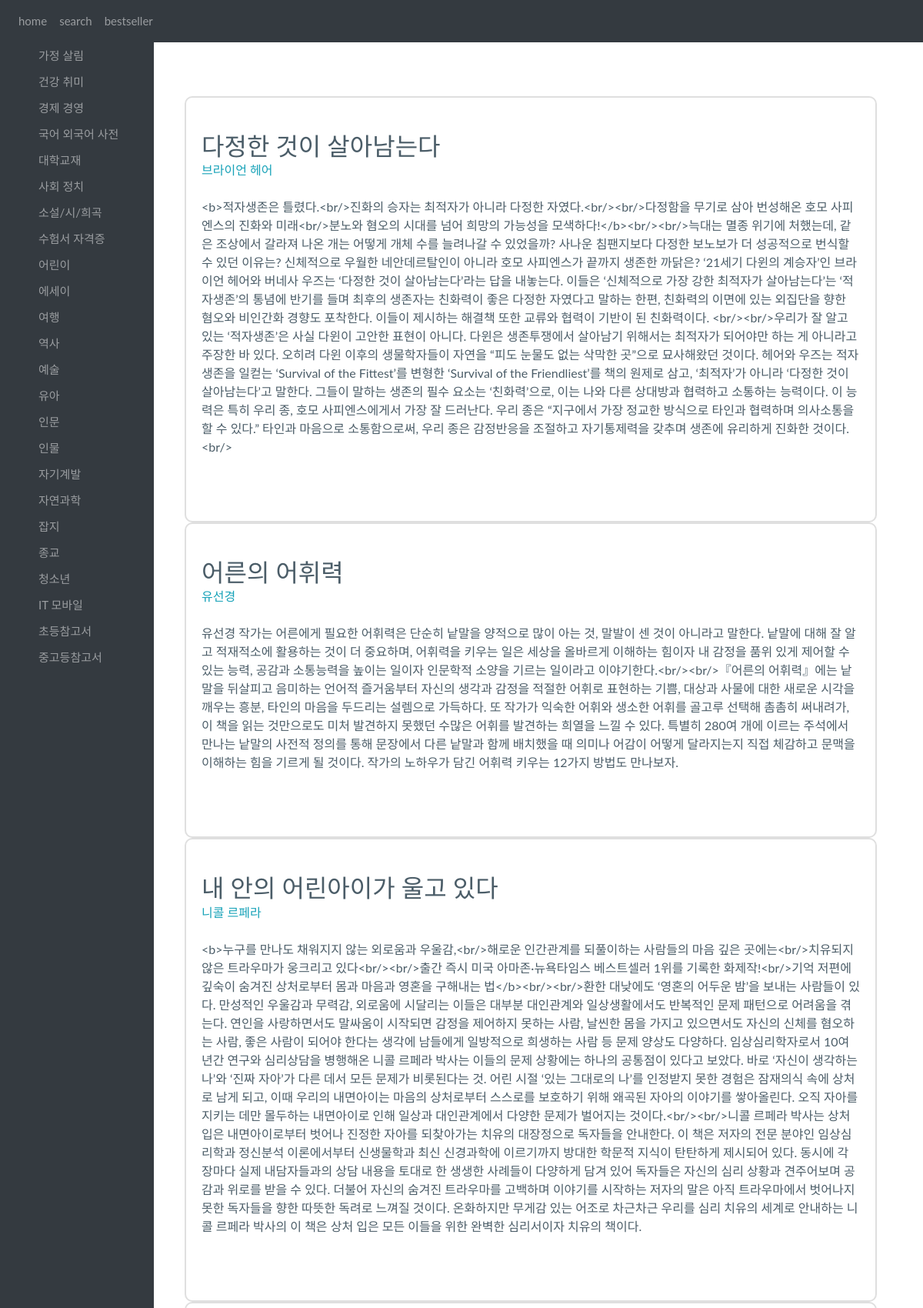
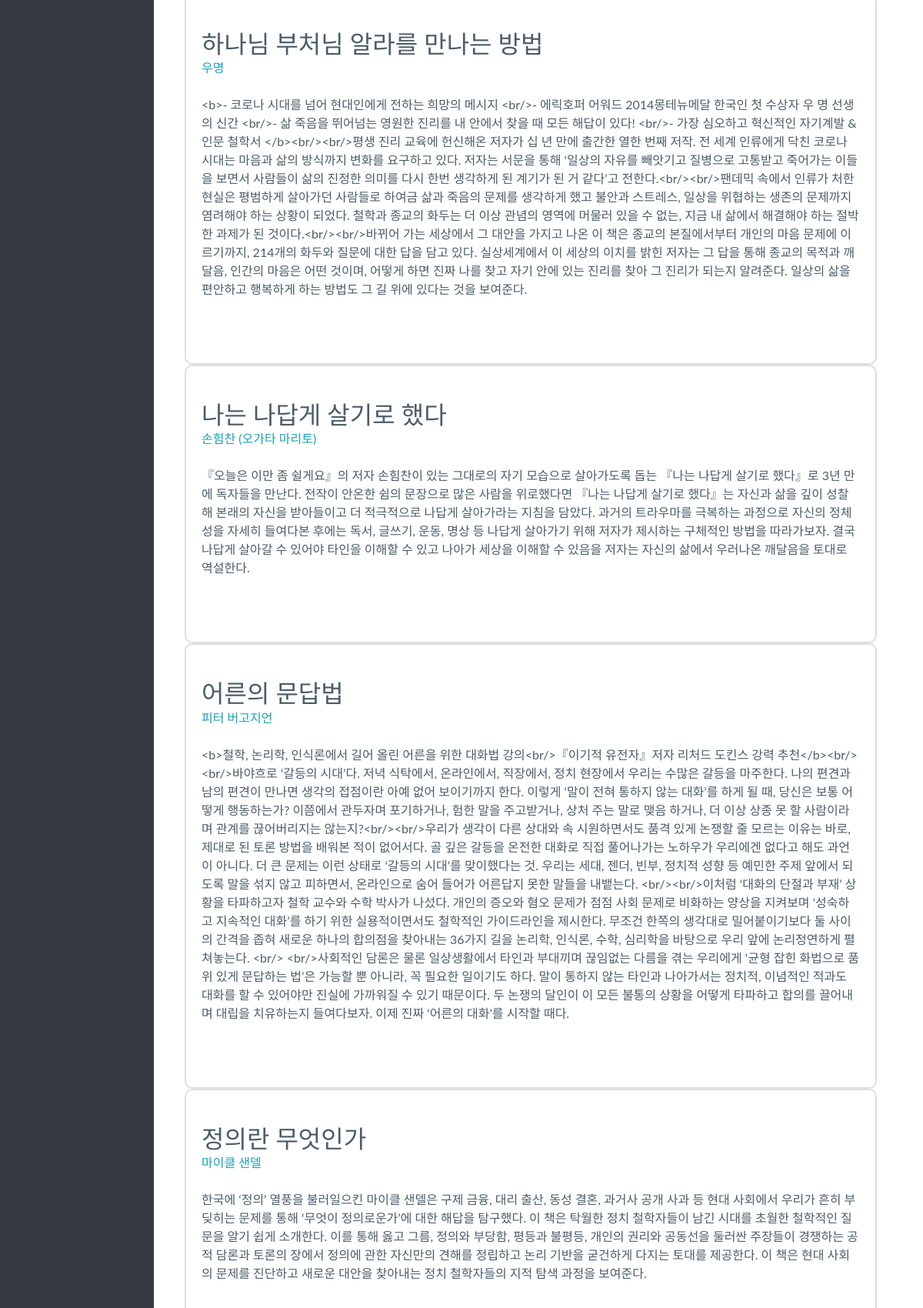
Page /category/001001019 (upper part) on the committed database (2 pictures, top to bottom).
### category/models.py (models this page shows)
class CategoryFifteen(models.Model):
    name = models.CharField(max_length=100)
    author = models.CharField(max_length=100)
    description = models.TextField()

### category/views.py (the view)
# urls.py: path('category/001001019', category.views.fifteen, name='fifteen'),
def fifteen(request):
    humans = CategoryFifteen.objects
    return render(request, 'category/category15.html', {'human': humans})

### category/templates/category/category15.html (shortened to what this page needs)
{% extends 'category/base.html' %}
{% block content %}
<body>
 {% for human in human.all%}
    <div class="col-md-4 mb-3 mb-md-0">
        <div class="card h-100 py-3">
          <div class="card-body my-2">
            <div class="d-flex align-items-center">
              <div class="flex-1 align-items-center">
                <h2 class="mb-0 fs--1 text-1000 fw-medium">{{human.name}}</h2>
                <p class="fs--2 fw-normal text-info mb-0">{{human.author}}</p><br/>
              </div>
            </div>
            <p class="card-text ps-7 ps-md-0 ps-xl-7 pt-md-4 pt-lg-3 pt-xl-0">{{human.description}}</p><br/>
          </div>
        </div>
    </div>
{%endfor%}
</body>
{% endblock  %}

### category/templates/category/base.html (style rules this page uses)
body { margin: 0px; background-color: #F0EDCC; }

### category/templates/category/category15.html (style rules this page uses)
.card { border: 0; }
.py-3 { padding-top: 1rem !important; padding-bottom: 1rem !important; }
.h-100 { height: 100% !important; width: 75vw !important; }
.card { position: relative; display: -webkit-box; display: -ms-flexbox; display: flex; -webkit-box-orient: vertical; -webkit-box-direction: normal; -ms-flex-direction: column; flex-direction: column; min-width: 0; word-wrap: break-word; background-color: #fff; background-clip: border-box; border: 2px solid rgba(0,0,0,0.125); border-radius: .625rem; }
body { -webkit-font-smoothing: antialiased; -moz-osx-font-smoothing: grayscale; position: relative; }
body { margin: 0; font-family: "Lato",-apple-system,BlinkMacSystemFont,"Segoe UI","Helvetica Neue",Arial,sans-serif,"Apple Color Emoji","Segoe UI Emoji","Segoe UI Symbol"; font-size: 1rem; font-weight: 400; line-height: 1.5; color: #4B5D68; background-color: #fff; -webkit-text-size-adjust: 100%; -webkit-tap-highlight-color: rgba(0,0,0,0); }
:root { --bs-blue: #5F37EF; --bs-indigo: #727cf5; --bs-purple: #9C69E2; --bs-pink: #F063B8; --bs-red: #EF4358; --bs-orange: #F56538; --bs-yellow: #FFBA49; --bs-green: #68C9BA; --bs-teal: #299EF3; --bs-cyan: #38B0F5; --bs-white: #fff; --bs-gray: #94A2B3; --bs-gray-dark: #4B5D68; --bs-primary: #5F37EF; --bs-secondary: #299EF3; --bs-success: #68C9BA; --bs-info: #9C69E2; --bs-warning: #FFBA49; --bs-danger: #F063B8; --bs-light: #f9fafd; --bs-dark: #0b1727; --bs-font-sans-serif: "Lato", "Poppins", -apple-system, BlinkMacSystemFont, "Segoe UI", "Helvetica Neue", Arial, sans-serif, "Apple Color Emoji", "Segoe UI Emoji", "Segoe UI Symbol"; --bs-font-monospace: "SFMono-Regular", Menlo, Monaco, Consolas, "Liberation Mono", "Courier New", monospace; --bs-gradient: linear-gradient(180deg, rgba(255,255,255,0.15), rgba(255,255,255,0)); }

### rows in the picture
CategoryFifteen: name "다정한 것이 살아남는다", author "브라이언 헤어", description "<b>적자생존은 틀렸다.<br/>진화의 승자는 최적자가 아니라 다정한 자였다.<br/><br/>다정함을 무기로 삼아 번성해온 호모 사피엔스의 진화와 미래<br/>분노와 혐오의 시대를 넘어 희망의 가능성을 모색하다!</b><br/><br/>늑대는 멸종 위기에 처했는데, 같은 조상에서 갈라져 나온 개는 어떻게 개체 수를 늘려나갈 수 있었을까? 사나운 침팬지보다 다정한 보노보가 더 성공적으로 번식할 수 있던 이유는? 신체적으로 우월한 네안데르탈인이 아니라 호모 사피엔스가 끝까지 생존한 까닭은? ‘21세기 다윈의 계승자’인 브라이언 헤어와 버네사 우즈는 ‘다정한 것이 살아남는다’라는 답을 내놓는다. 이들은 ‘신체적으로 가장 강한 최적자가 살아남는다’는 ‘적자생존’의 통념에 반기를 들며 최후의 생존자는 친화력이 좋은 다정한 자였다고 말하는 한편, 친화력의 이면에 있는 외집단을 향한 혐오와 비인간화 경향도 포착한다. 이들이 제시하는 해결책 또한 교류와 협력이 기반이 된 친화력이다. <br/><br/>우리가 잘 알고 있는 ‘적자생존’은 사실 다윈이 고안한 표현이 아니다. 다윈은 생존투쟁에서 살아남기 위해서는 최적자가 되어야만 하는 게 아니라고 주장한 바 있다. 오히려 다윈 이후의 생물학자들이 자연을 “피도 눈물도 없는 삭막한 곳”으로 묘사해왔던 것이다. 헤어와 우즈는 적자생존을 일컫는 ‘Survival of the Fittest’를 변형한…"
CategoryFifteen: name "어른의 어휘력", author "유선경", description "유선경 작가는 어른에게 필요한 어휘력은 단순히 낱말을 양적으로 많이 아는 것, 말발이 센 것이 아니라고 말한다. 낱말에 대해 잘 알고 적재적소에 활용하는 것이 더 중요하며, 어휘력을 키우는 일은 세상을 올바르게 이해하는 힘이자 내 감정을 품위 있게 제어할 수 있는 능력, 공감과 소통능력을 높이는 일이자 인문학적 소양을 기르는 일이라고 이야기한다.<br/><br/>『어른의 어휘력』에는 낱말을 뒤살피고 음미하는 언어적 즐거움부터 자신의 생각과 감정을 적절한 어휘로 표현하는 기쁨, 대상과 사물에 대한 새로운 시각을 깨우는 흥분, 타인의 마음을 두드리는 설렘으로 가득하다. 또 작가가 익숙한 어휘와 생소한 어휘를 골고루 선택해 촘촘히 써내려가, 이 책을 읽는 것만으로도 미처 발견하지 못했던 수많은 어휘를 발견하는 희열을 느낄 수 있다. 특별히 280여 개에 이르는 주석에서 만나는 낱말의 사전적 정의를 통해 문장에서 다른 낱말과 함께 배치했을 때 의미나 어감이 어떻게 달라지는지 직접 체감하고 문맥을 이해하는 힘을 기르게 될 것이다. 작가의 노하우가 담긴 어휘력 키우는 12가지 방법도 만나보자."
CategoryFifteen: name "내 안의 어린아이가 울고 있다", author "니콜 르페라", description "<b>누구를 만나도 채워지지 않는 외로움과 우울감,<br/>해로운 인간관계를 되풀이하는 사람들의 마음 깊은 곳에는<br/>치유되지 않은 트라우마가 웅크리고 있다<br/><br/>출간 즉시 미국 아마존·뉴욕타임스 베스트셀러 1위를 기록한 화제작!<br/>기억 저편에 깊숙이 숨겨진 상처로부터 몸과 마음과 영혼을 구해내는 법</b><br/><br/>환한 대낮에도 ‘영혼의 어두운 밤’을 보내는 사람들이 있다. 만성적인 우울감과 무력감, 외로움에 시달리는 이들은 대부분 대인관계와 일상생활에서도 반복적인 문제 패턴으로 어려움을 겪는다. 연인을 사랑하면서도 말싸움이 시작되면 감정을 제어하지 못하는 사람, 날씬한 몸을 가지고 있으면서도 자신의 신체를 혐오하는 사람, 좋은 사람이 되어야 한다는 생각에 남들에게 일방적으로 희생하는 사람 등 문제 양상도 다양하다. 임상심리학자로서 10여 년간 연구와 심리상담을 병행해온 니콜 르페라 박사는 이들의 문제 상황에는 하나의 공통점이 있다고 보았다. 바로 ‘자신이 생각하는 나’와 ‘진짜 자아’가 다른 데서 모든 문제가 비롯된다는 것. 어린 시절 ‘있는 그대로의 나’를 인정받지 못한 경험은 잠재의식 속에 상처로 남게 되고, 이때 우리의 내면아이는 마음의 상처로부터 스스로를 보호하기 위해 왜곡된 자아의 이야기를 쌓아올린다. 오직 자아를 지키는 데만 몰두하는 내면아이로 인해 일상과 대인관계에서 다양한 문제가 벌어지는…"
CategoryFifteen: name "하나님 부처님 알라를 만나는 방법", author "우명", description "<b>- 코로나 시대를 넘어 현대인에게 전하는 희망의 메시지 <br/>- 에릭호퍼 어워드 2014몽테뉴메달 한국인 첫 수상자 우 명 선생의 신간 <br/>- 삶 죽음을 뛰어넘는 영원한 진리를 내 안에서 찾을 때 모든 해답이 있다! <br/>- 가장 심오하고 혁신적인 자기계발 & 인문 철학서 </b><br/><br/>평생 진리 교육에 헌신해온 저자가 십 년 만에 출간한 열한 번째 저작. 전 세계 인류에게 닥친 코로나 시대는 마음과 삶의 방식까지 변화를 요구하고 있다. 저자는 서문을 통해 ‘일상의 자유를 빼앗기고 질병으로 고통받고 죽어가는 이들을 보면서 사람들이 삶의 진정한 의미를 다시 한번 생각하게 된 계기가 된 거 같다’고 전한다.<br/><br/>팬데믹 속에서 인류가 처한 현실은 평범하게 살아가던 사람들로 하여금 삶과 죽음의 문제를 생각하게 했고 불안과 스트레스, 일상을 위협하는 생존의 문제까지 염려해야 하는 상황이 되었다. 철학과 종교의 화두는 더 이상 관념의 영역에 머물러 있을 수 없는, 지금 내 삶에서 해결해야 하는 절박한 과제가 된 것이다.<br/><br/>바뀌어 가는 세상에서 그 대안을 가지고 나온 이 책은 종교의 본질에서부터 개인의 마음 문제에 이르기까지, 214개의 화두와 질문에 대한 답을 담고 있다. 실상세계에서 이 세상의 이치를 밝힌 저자는 그 답을 통해 종교의 목적과 깨달음, 인간의 마음은 어떤 것이며, 어떻게…"
CategoryFifteen: name "나는 나답게 살기로 했다", author "손힘찬 (오가타 마리토)", description "『오늘은 이만 좀 쉴게요』의 저자 손힘찬이 있는 그대로의 자기 모습으로 살아가도록 돕는 『나는 나답게 살기로 했다』로 3년 만에 독자들을 만난다. 전작이 안온한 쉼의 문장으로 많은 사람을 위로했다면 『나는 나답게 살기로 했다』는 자신과 삶을 깊이 성찰해 본래의 자신을 받아들이고 더 적극적으로 나답게 살아가라는 지침을 담았다. 과거의 트라우마를 극복하는 과정으로 자신의 정체성을 자세히 들여다본 후에는 독서, 글쓰기, 운동, 명상 등 나답게 살아가기 위해 저자가 제시하는 구체적인 방법을 따라가보자. 결국 나답게 살아갈 수 있어야 타인을 이해할 수 있고 나아가 세상을 이해할 수 있음을 저자는 자신의 삶에서 우러나온 깨달음을 토대로 역설한다."
CategoryFifteen: name "어른의 문답법", author "피터 버고지언", description "<b>철학, 논리학, 인식론에서 길어 올린 어른을 위한 대화법 강의<br/>『이기적 유전자』저자 리처드 도킨스 강력 추천</b><br/><br/>바야흐로 ‘갈등의 시대’다. 저녁 식탁에서, 온라인에서, 직장에서, 정치 현장에서 우리는 수많은 갈등을 마주한다. 나의 편견과 남의 편견이 만나면 생각의 접점이란 아예 없어 보이기까지 한다. 이렇게 ‘말이 전혀 통하지 않는 대화’를 하게 될 때, 당신은 보통 어떻게 행동하는가? 이쯤에서 관두자며 포기하거나, 험한 말을 주고받거나, 상처 주는 말로 맺음 하거나, 더 이상 상종 못 할 사람이라며 관계를 끊어버리지는 않는지?<br/><br/>우리가 생각이 다른 상대와 속 시원하면서도 품격 있게 논쟁할 줄 모르는 이유는 바로, 제대로 된 토론 방법을 배워본 적이 없어서다. 골 깊은 갈등을 온전한 대화로 직접 풀어나가는 노하우가 우리에겐 없다고 해도 과언이 아니다. 더 큰 문제는 이런 상태로 ‘갈등의 시대’를 맞이했다는 것. 우리는 세대, 젠더, 빈부, 정치적 성향 등 예민한 주제 앞에서 되도록 말을 섞지 않고 피하면서, 온라인으로 숨어 들어가 어른답지 못한 말들을 내뱉는다. <br/><br/>이처럼 ‘대화의 단절과 부재’ 상황을 타파하고자 철학 교수와 수학 박사가 나섰다. 개인의 증오와 혐오 문제가 점점 사회 문제로 비화하는 양상을 지켜보며 ‘성숙하고 지속적인 대화’를 하기 위한 실용적이면서도…"
CategoryFifteen: name "정의란 무엇인가", author "마이클 샌델", description "한국에 ‘정의’ 열풍을 불러일으킨 마이클 샌델은 구제 금융, 대리 출산, 동성 결혼, 과거사 공개 사과 등 현대 사회에서 우리가 흔히 부딪히는 문제를 통해 ‘무엇이 정의로운가’에 대한 해답을 탐구했다. 이 책은 탁월한 정치 철학자들이 남긴 시대를 초월한 철학적인 질문을 알기 쉽게 소개한다. 이를 통해 옳고 그름, 정의와 부당함, 평등과 불평등, 개인의 권리와 공동선을 둘러싼 주장들이 경쟁하는 공적 담론과 토론의 장에서 정의에 관한 자신만의 견해를 정립하고 논리 기반을 굳건하게 다지는 토대를 제공한다. 이 책은 현대 사회의 문제를 진단하고 새로운 대안을 찾아내는 정치 철학자들의 지적 탐색 과정을 보여준다."
